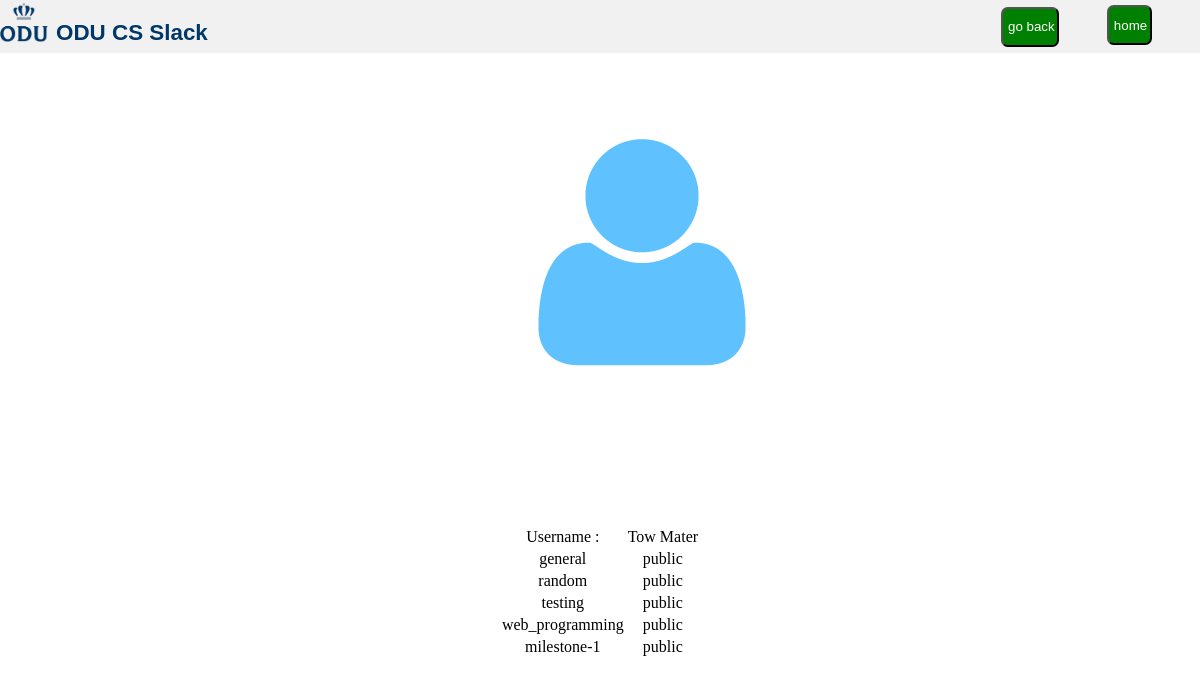
/php/get_profiles.php?user_id=1 (signed in), run on an earlier commit of the app's database.
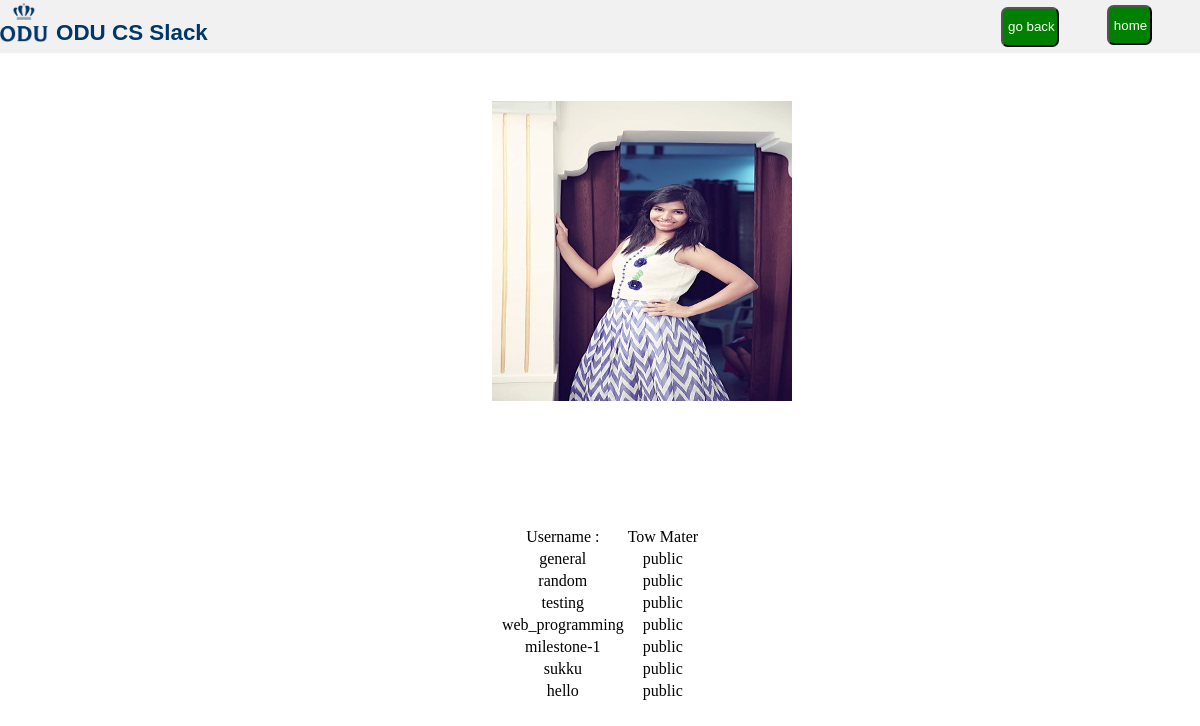
And on a later commit of the database.
### tables this page shows
CREATE TABLE IF NOT EXISTS `users` (
  `user_id` int(11) NOT NULL AUTO_INCREMENT,
  `email_id` varchar(200) NOT NULL,
  `full_name` varchar(100) NOT NULL,
  `display_name` varchar(100) NOT NULL,
  `password` varchar(20) NOT NULL,
  `work_space_url` varchar(500) NOT NULL,
  `description` varchar(500) NOT NULL,
  `status` varchar(100) NOT NULL,
  `phone_number` varchar(15) NOT NULL,
  `time_zone` varchar(30) NOT NULL,
  `skype_id` varchar(30) NOT NULL,
  `picture` varchar(100) NOT NULL DEFAULT '../images/default.png',
  `mode` varchar(20) NOT NULL,
  `timestamp` timestamp NOT NULL,
  PRIMARY KEY (`user_id`),
  KEY `work_space_url` (`work_space_url`)
);

CREATE TABLE IF NOT EXISTS `channel_users` (
  `channel_id` int(11) NOT NULL,
  `user_id` int(11) NOT NULL,
  `joined_date` timestamp NOT NULL,
  `left_date` timestamp NOT NULL,
  KEY `channel_id_channel_users` (`channel_id`),
  KEY `channel_users_user_id` (`user_id`)
);

CREATE TABLE IF NOT EXISTS `channels` (
  `channel_id` int(11) NOT NULL AUTO_INCREMENT,
  `channel_name` varchar(100) NOT NULL,
  `work_space_url` varchar(500) NOT NULL,
  `privacy_settings` varchar(100) NOT NULL,
  `purpose` varchar(200) NOT NULL,
  `user_id` int(11) NOT NULL,
  `timestamp` timestamp NOT NULL,
  PRIMARY KEY (`channel_id`),
  KEY `wokr_space_url_channels` (`work_space_url`),
  KEY `user_id_channels` (`user_id`)
);

### php/get_profiles.php (the view, shortened to what this page needs)
<!DOCTYPE html>
<html lang="en">
<head>
    <link rel="stylesheet" type="text/css" href="../css/login.css">
</head>
<body>
<?php
include ("connect.php");
?>
<div id="topbar" >
    <div ><img id="logo"  src="../images/logo.jpg"></div>
    <div class="logo-text">ODU CS Slack</div>
    <div class="login-button"><form action="home.php" method="post"><input id="signin-button" type="submit" value=" home "></form></div>
    <div class="login-button"><form action="profiles.php" method="post"><input id="signin-button" type="submit" value=" go back "></form></div>
</div>
<br>
<?php
$user_id=$_GET["user_id"];
$query="select * from users where user_id='$user_id'";
$result = $conn->query($query);
while ($row = $result->fetch_assoc()) {
?>
<div style="text-align: center"><img style="height: 300px; width: 300px; margin-left:7%; margin-top: 4%;" src="<?php echo $row["picture"]; ?>"/>
<table align="center" style="margin-top: 10%">
    <tr><td>Username : </td><td><?php echo $row["display_name"]; ?></td></tr>
    <?php   $sql_channel_ids = "SELECT channel_id from channel_users where user_id='".mysqli_real_escape_string($conn,$user_id)."'";
    $result_channel_id = $conn->query($sql_channel_ids);
    if($result_channel_id->num_rows>0){
        while($result_channel_users=$result_channel_id->fetch_assoc()){
            $channel_id_a=$result_channel_users["channel_id"];
            $sql_channels_display="SELECT channel_name from channels where channel_id='".mysqli_real_escape_string($conn,$channel_id_a)."'";
            $result_channel_display = $conn->query($sql_channels_display);
            $result_set_display=$result_channel_display->fetch_assoc();
            $sql_channels_display_settings="SELECT privacy_settings from channels where channel_id='$channel_id_a'";
            $result_channel_display_settings = $conn->query($sql_channels_display_settings);
            $result_set_display_settings=$result_channel_display_settings->fetch_assoc();
           $channel_membership= $result_set_display_settings["privacy_settings"];
                if($channel_membership=="public") {
                    echo "<tr> <td>" . $result_set_display["channel_name"] . "</td><td>" . $result_set_display_settings["privacy_settings"] . "</td></tr>";
                }
        }
    } ?>
</table>
<?php } ?>
</body>
</html>

What changed in the data, as far as the page shows it:
changed users "Tow Mater": picture: picture added in place of a placeholder
added channel_users: channel.channel_name "sukku", channel.privacy_settings "public"
added channel_users: channel.channel_name "hello", channel.privacy_settings "public"
